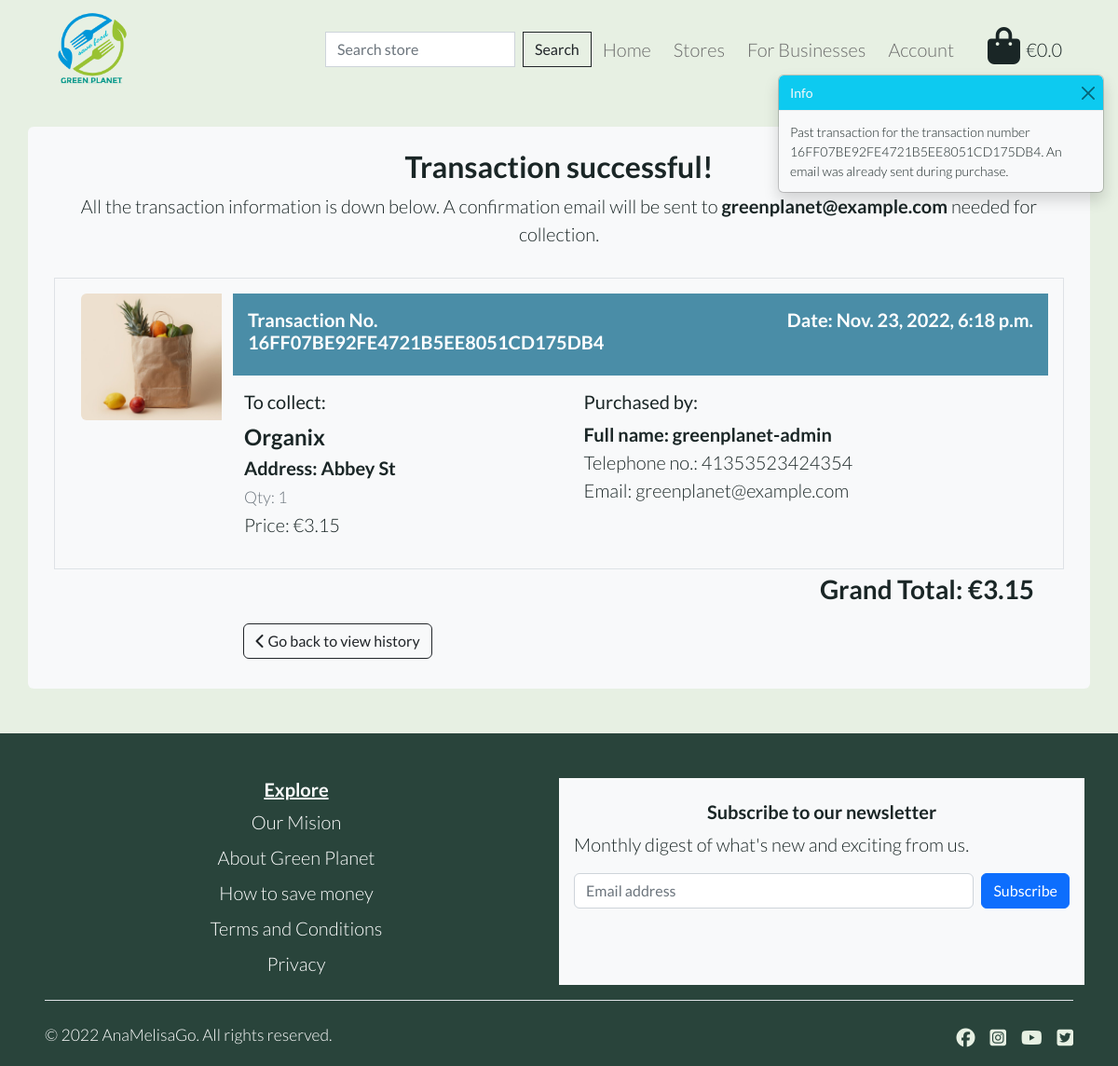
Before: /profile/transaction_history/16FF07BE92FE4721B5EE8051CD175DB4 (signed in) with the older database file.
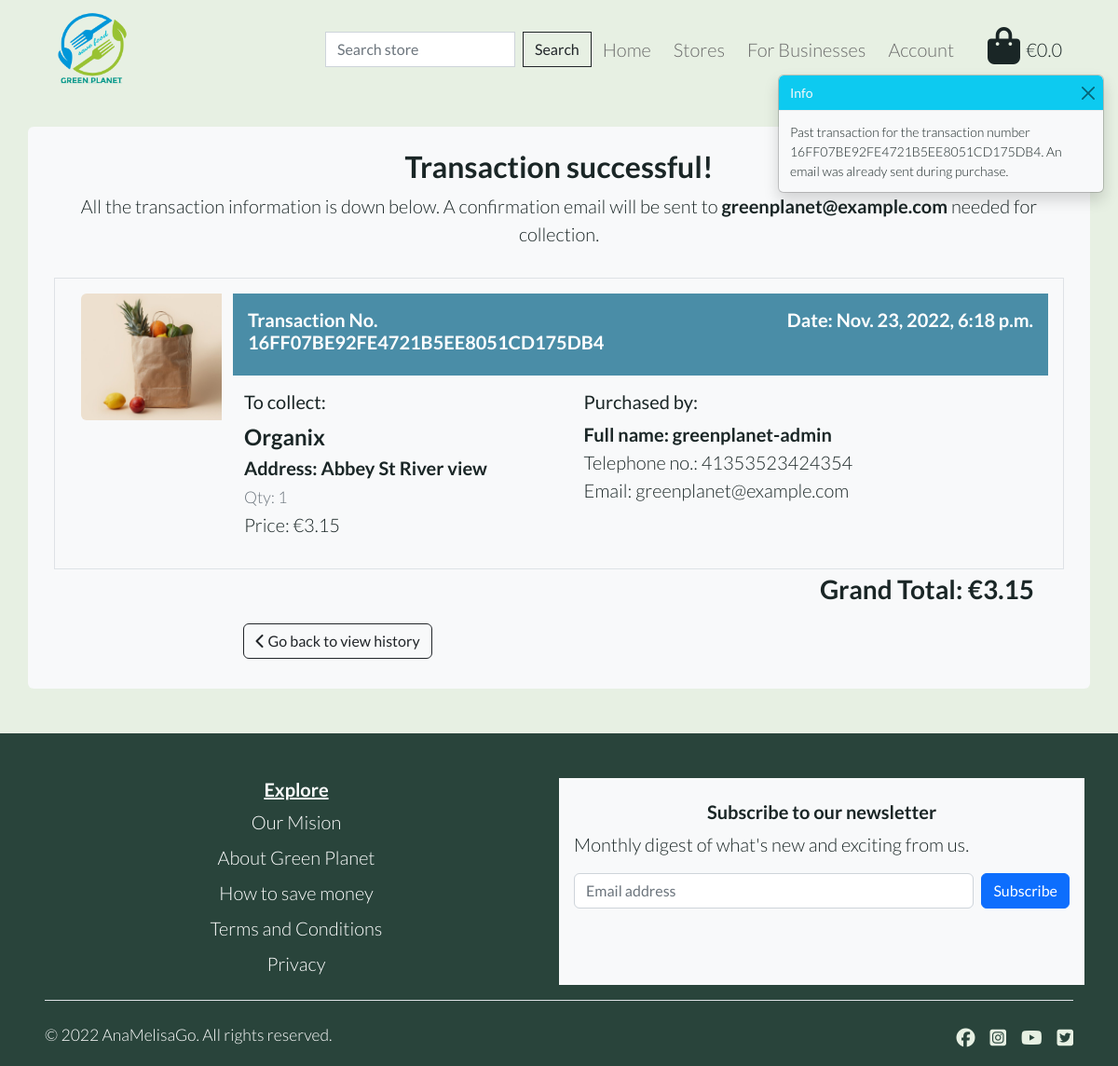
After: the same page with the newer database file.
### checkout/models.py (models this page shows, shortened)
class OrderItem(models.Model):
    order = models.ForeignKey(Transaction, null=False, blank=False,
                              on_delete=models.CASCADE,
                              related_name='orderitem')
    store = models.ForeignKey(Store, null=False, blank=False,
                              on_delete=models.CASCADE)
    quantity = models.IntegerField(null=False, blank=False, default=0)
    order_total = models.DecimalField(max_digits=6, decimal_places=2,
                                      null=False, blank=False,
                                      editable=False)

### store/models.py (models this page shows, shortened)
class Store(models.Model):
    business_type = models.ForeignKey(
        'BusinessType', null=True, blank=True, on_delete=models.SET_NULL
    )
    store_name = models.CharField(max_length=255)
    details = models.TextField()
    address = models.TextField()
    original_price = models.DecimalField(max_digits=6, decimal_places=2)
    price = models.DecimalField(max_digits=6, decimal_places=2)
    rating = models.DecimalField(
        max_digits=6, decimal_places=2, null=True, blank=True
    )
    favourites = models.ManyToManyField(
        User, related_name='favourite', default=None, blank=True
    )
    image = models.ImageField(null=True, blank=True)

### userprofiles/views.py (the view)
# urls.py: path('transaction_history/<transaction_number>', views.transaction_history, name='transaction_history'),
@login_required
def transaction_history(request, transaction_number):
    transaction = get_object_or_404(
        Transaction, transaction_number=transaction_number
    )
    messages.info(request, (
        f'Past transaction for the transaction number {transaction_number}.'
        ' An email was already sent during purchase.'
    ))
    template = 'checkout/checkout_success.html'
    context = {
        'from_profile': True,
        'transaction': transaction,
    }
    return render(request, template, context)

### bag/contexts.py (called while the page is built, shortened)
def bag_contents(request):
    bag_items = []
    grand_total = 0
    bag = request.session.get('bag', {})
    context = {
        'bag_items': bag_items,
        'grand_total': grand_total,
    }
    return context

### checkout/templates/checkout/checkout_success.html (shortened to what this page needs)
{% extends "base.html" %}
{% load static %}
{% load crispy_forms_tags %}
{% block extra_css %}
<link rel="stylesheet" href="{% static 'checkout/css/checkout.css' %}">
{% endblock %}
{% block content %}
<div class="container mt-2 mb-5 min-h-page bg-light rounded py-2">
    <div class="row">
        <div class="col text-center py-3">
            <h2 class="fw-bold">Transaction successful!</h2>
            <p class="px-3">All the transaction information is down below. A confirmation email will be sent to <span
                    class="fw-bold">{{ transaction.email }}</span> needed for collection.</p>
        </div>
    </div>
    {% for item in transaction.orderitem.all %}
    <div class="row border border-black mx-3 p-3">
        <div class="col-lg-2 d-lg-block d-none">
            {% if item.store.image %}
            <img src="{{ item.store.image.url }}" class="img-fluid rounded-start" alt="{{ store.store_name }}">
            {% else %}
            <img src="{{ MEDIA_URL }}no-image.jpg" class="image-detail" alt="{{ store.store_name }}">
            {% endif %}
        </div>
        <div class="col-12 col-lg-10">
            <div class="row bg-sky-blue">
                <div class="col-12 col-lg-6 p-3">
                    <h5 class="fw-bold text-white">Transaction No. <span class="text-break">{{ transaction.transaction_number }}</span></h5>
                </div>
                <div class="col-12 col-lg-6 p-3">
                    <h5 class="fw-bold text-lg-end text-white">Date: <span>{{ transaction.date }}</span></h5>
                </div>
            </div>
            <div class="row">
                <div class="col-12 col-lg-5 my-3">
                    <h5>To collect:</h5>
                    <p class="mb-0 fw-bold fs-4">{{ item.store.store_name }}</p>
                    <p class="mb-0 fw-bold text-break">Address: <span>{{ item.store.address }}</span></p>
                    <p class="mb-0"><small class="text-muted">Qty: <span>{{ item.quantity }}</span></small></p>
                    <p class="mb-0">Price: <span>€{{ item.store.price }}</span></p>
                </div>
                <div class="col-12 col-lg-7 my-3">
                    <h5>Purchased by:</h5>
                    <p class="mb-0 fw-bold">Full name: <span>{{ transaction.full_name }}</span></p>
                    <p class="mb-0">Telephone no.: <span>{{ transaction.phone_number }}</span></p>
                    <p class="mb-0">Email: <span>{{ transaction.email }}</span></p>
                </div>
            </div>
        </div>
    </div>
    {% endfor %}
    <div class="row">
        <div class="col">
            <p class="text-end fs-3 fw-bold me-5">
                Grand Total: <span>€{{ transaction.grand_total }}</span>
            </p>
        </div>
    </div>
    <div class="row mb-4">
        <div class="col-12 col-lg-7 d-flex justify-content-center">
            {% if from_profile %}
                <a href="{% url 'view_history' %}" class="btn btn-outline-dark">
                    <span><i class="fas fa-chevron-left"></i></span>
                    <span>Go back to view history</span>
                </a>
            {% else %}
                <a href="{% url 'all_stores' %}" class="btn btn-dark-ocean my-2">
                    <span><i class="fas fa-chevron-left"></i></span>
                    <span>Save some more!</span>
                </a>
            {% endif %}
        </div>
    </div>
</div>
{% endblock %}

Changed rows visible on the page:
changed through a linked row, OrderItem "Organix": store.address "Abbey St" → "Abbey St River view"
